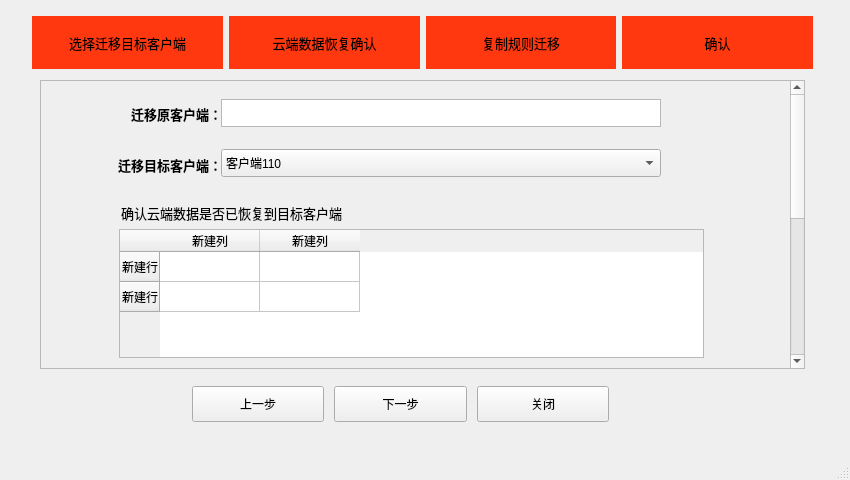
<?xml version="1.0" encoding="UTF-8"?>
<ui version="4.0">
 <class>MainWindow</class>
 <widget class="QMainWindow" name="MainWindow">
  <property name="geometry">
   <rect>
    <x>0</x>
    <y>0</y>
    <width>850</width>
    <height>480</height>
   </rect>
  </property>
  <property name="windowTitle">
   <string>MainWindow</string>
  </property>
  <widget class="QWidget" name="centralwidget">
   <widget class="QStackedWidget" name="stackedWidget_content">
    <property name="geometry">
     <rect>
      <x>40</x>
      <y>80</y>
      <width>771</width>
      <height>291</height>
     </rect>
    </property>
    <property name="currentIndex">
     <number>3</number>
    </property>
    <widget class="QWidget" name="page_1">
     <widget class="QLabel" name="label_6">
      <property name="geometry">
       <rect>
        <x>60</x>
        <y>71</y>
        <width>121</width>
        <height>31</height>
       </rect>
      </property>
      <property name="font">
       <font>
        <family>微软雅黑</family>
        <pointsize>10</pointsize>
        <weight>75</weight>
        <bold>true</bold>
       </font>
      </property>
      <property name="text">
       <string>迁移目标客户端：</string>
      </property>
      <property name="alignment">
       <set>Qt::AlignRight|Qt::AlignTrailing|Qt::AlignVCenter</set>
      </property>
     </widget>
     <widget class="QComboBox" name="comboBox">
      <property name="geometry">
       <rect>
        <x>180</x>
        <y>71</y>
        <width>440</width>
        <height>28</height>
       </rect>
      </property>
      <item>
       <property name="text">
        <string>客户端110</string>
       </property>
      </item>
      <item>
       <property name="text">
        <string>客户端111</string>
       </property>
      </item>
      <item>
       <property name="text">
        <string>客户端112</string>
       </property>
      </item>
      <item>
       <property name="text">
        <string>客户端113</string>
       </property>
      </item>
      <item>
       <property name="text">
        <string>客户端115</string>
       </property>
      </item>
     </widget>
     <widget class="QTextBrowser" name="textBrowser">
      <property name="geometry">
       <rect>
        <x>180</x>
        <y>21</y>
        <width>440</width>
        <height>28</height>
       </rect>
      </property>
     </widget>
     <widget class="QLabel" name="label_5">
      <property name="geometry">
       <rect>
        <x>90</x>
        <y>20</y>
        <width>91</width>
        <height>31</height>
       </rect>
      </property>
      <property name="font">
       <font>
        <family>微软雅黑</family>
        <pointsize>10</pointsize>
        <weight>75</weight>
        <bold>true</bold>
       </font>
      </property>
      <property name="text">
       <string>迁移原客户端：</string>
      </property>
      <property name="alignment">
       <set>Qt::AlignRight|Qt::AlignTrailing|Qt::AlignVCenter</set>
      </property>
     </widget>
    </widget>
    <widget class="QWidget" name="page_2">
     <widget class="QLabel" name="label_10">
      <property name="geometry">
       <rect>
        <x>90</x>
        <y>19</y>
        <width>391</width>
        <height>31</height>
       </rect>
      </property>
      <property name="font">
       <font>
        <family>微软雅黑</family>
        <pointsize>10</pointsize>
        <weight>50</weight>
        <bold>false</bold>
       </font>
      </property>
      <property name="text">
       <string>确认云数据是否已经恢复到目标客户端：</string>
      </property>
      <property name="alignment">
       <set>Qt::AlignLeading|Qt::AlignLeft|Qt::AlignVCenter</set>
      </property>
     </widget>
     <widget class="QTableWidget" name="tableWidget">
      <property name="geometry">
       <rect>
        <x>88</x>
        <y>56</y>
        <width>585</width>
        <height>129</height>
       </rect>
      </property>
      <row>
       <property name="text">
        <string>新建行</string>
       </property>
      </row>
      <row>
       <property name="text">
        <string>新建行</string>
       </property>
      </row>
      <column>
       <property name="text">
        <string>新建列</string>
       </property>
      </column>
      <column>
       <property name="text">
        <string>新建列</string>
       </property>
      </column>
     </widget>
     <widget class="QCheckBox" name="checkBox">
      <property name="geometry">
       <rect>
        <x>88</x>
        <y>188</y>
        <width>545</width>
        <height>37</height>
       </rect>
      </property>
      <property name="text">
       <string>请确认：上述恢复列表已经包含了您所需要恢复的所有数据</string>
      </property>
      <property name="tristate">
       <bool>false</bool>
      </property>
     </widget>
    </widget>
    <widget class="QWidget" name="page_3">
     <widget class="QLabel" name="label_12">
      <property name="geometry">
       <rect>
        <x>90</x>
        <y>24</y>
        <width>391</width>
        <height>31</height>
       </rect>
      </property>
      <property name="font">
       <font>
        <family>微软雅黑</family>
        <pointsize>10</pointsize>
        <weight>50</weight>
        <bold>false</bold>
       </font>
      </property>
      <property name="text">
       <string>复制规则列表</string>
      </property>
      <property name="alignment">
       <set>Qt::AlignLeading|Qt::AlignLeft|Qt::AlignVCenter</set>
      </property>
     </widget>
     <widget class="QTableWidget" name="tableWidget_3">
      <property name="geometry">
       <rect>
        <x>88</x>
        <y>56</y>
        <width>585</width>
        <height>129</height>
       </rect>
      </property>
      <row>
       <property name="text">
        <string>新建行</string>
       </property>
      </row>
      <row>
       <property name="text">
        <string>新建行</string>
       </property>
      </row>
      <column>
       <property name="text">
        <string>新建列</string>
       </property>
      </column>
      <column>
       <property name="text">
        <string>新建列</string>
       </property>
      </column>
     </widget>
     <widget class="QCheckBox" name="checkBox_3">
      <property name="geometry">
       <rect>
        <x>88</x>
        <y>212</y>
        <width>545</width>
        <height>37</height>
       </rect>
      </property>
      <property name="text">
       <string>请确认：上述规则将迁移到新客户端，原客户端上的所有原则将被删除。</string>
      </property>
      <property name="tristate">
       <bool>false</bool>
      </property>
     </widget>
     <widget class="QLabel" name="label_13">
      <property name="geometry">
       <rect>
        <x>88</x>
        <y>192</y>
        <width>141</width>
        <height>31</height>
       </rect>
      </property>
      <property name="font">
       <font>
        <family>微软雅黑</family>
        <pointsize>10</pointsize>
        <weight>50</weight>
        <bold>false</bold>
       </font>
      </property>
      <property name="text">
       <string>迁移原客户端操作系统：</string>
      </property>
      <property name="alignment">
       <set>Qt::AlignLeading|Qt::AlignLeft|Qt::AlignVCenter</set>
      </property>
     </widget>
     <widget class="QLabel" name="label_14">
      <property name="geometry">
       <rect>
        <x>336</x>
        <y>192</y>
        <width>141</width>
        <height>31</height>
       </rect>
      </property>
      <property name="font">
       <font>
        <family>微软雅黑</family>
        <pointsize>10</pointsize>
        <weight>50</weight>
        <bold>false</bold>
       </font>
      </property>
      <property name="text">
       <string>迁移目标户端操作系统：</string>
      </property>
      <property name="alignment">
       <set>Qt::AlignLeading|Qt::AlignLeft|Qt::AlignVCenter</set>
      </property>
     </widget>
    </widget>
    <widget class="QWidget" name="page_7">
     <widget class="QScrollArea" name="scrollArea">
      <property name="geometry">
       <rect>
        <x>0</x>
        <y>0</y>
        <width>765</width>
        <height>289</height>
       </rect>
      </property>
      <property name="verticalScrollBarPolicy">
       <enum>Qt::ScrollBarAlwaysOn</enum>
      </property>
      <property name="horizontalScrollBarPolicy">
       <enum>Qt::ScrollBarAlwaysOff</enum>
      </property>
      <property name="widgetResizable">
       <bool>true</bool>
      </property>
      <widget class="QWidget" name="scrollAreaWidgetContents">
       <property name="enabled">
        <bool>true</bool>
       </property>
       <property name="geometry">
        <rect>
         <x>0</x>
         <y>0</y>
         <width>746</width>
         <height>600</height>
        </rect>
       </property>
       <property name="minimumSize">
        <size>
         <width>0</width>
         <height>600</height>
        </size>
       </property>
       <widget class="QComboBox" name="comboBox_3">
        <property name="geometry">
         <rect>
          <x>180</x>
          <y>68</y>
          <width>440</width>
          <height>28</height>
         </rect>
        </property>
        <item>
         <property name="text">
          <string>客户端110</string>
         </property>
        </item>
        <item>
         <property name="text">
          <string>客户端111</string>
         </property>
        </item>
        <item>
         <property name="text">
          <string>客户端112</string>
         </property>
        </item>
        <item>
         <property name="text">
          <string>客户端113</string>
         </property>
        </item>
        <item>
         <property name="text">
          <string>客户端115</string>
         </property>
        </item>
       </widget>
       <widget class="QTextBrowser" name="textBrowser_3">
        <property name="geometry">
         <rect>
          <x>180</x>
          <y>18</y>
          <width>440</width>
          <height>28</height>
         </rect>
        </property>
       </widget>
       <widget class="QLabel" name="label_9">
        <property name="geometry">
         <rect>
          <x>60</x>
          <y>68</y>
          <width>121</width>
          <height>31</height>
         </rect>
        </property>
        <property name="font">
         <font>
          <family>微软雅黑</family>
          <pointsize>10</pointsize>
          <weight>75</weight>
          <bold>true</bold>
         </font>
        </property>
        <property name="text">
         <string>迁移目标客户端：</string>
        </property>
        <property name="alignment">
         <set>Qt::AlignRight|Qt::AlignTrailing|Qt::AlignVCenter</set>
        </property>
       </widget>
       <widget class="QLabel" name="label_15">
        <property name="geometry">
         <rect>
          <x>90</x>
          <y>17</y>
          <width>91</width>
          <height>31</height>
         </rect>
        </property>
        <property name="font">
         <font>
          <family>微软雅黑</family>
          <pointsize>10</pointsize>
          <weight>75</weight>
          <bold>true</bold>
         </font>
        </property>
        <property name="text">
         <string>迁移原客户端：</string>
        </property>
        <property name="alignment">
         <set>Qt::AlignRight|Qt::AlignTrailing|Qt::AlignVCenter</set>
        </property>
       </widget>
       <widget class="QTableWidget" name="tableWidget_5">
        <property name="geometry">
         <rect>
          <x>78</x>
          <y>148</y>
          <width>585</width>
          <height>129</height>
         </rect>
        </property>
        <row>
         <property name="text">
          <string>新建行</string>
         </property>
        </row>
        <row>
         <property name="text">
          <string>新建行</string>
         </property>
        </row>
        <column>
         <property name="text">
          <string>新建列</string>
         </property>
        </column>
        <column>
         <property name="text">
          <string>新建列</string>
         </property>
        </column>
       </widget>
       <widget class="QLabel" name="label_19">
        <property name="geometry">
         <rect>
          <x>80</x>
          <y>116</y>
          <width>391</width>
          <height>31</height>
         </rect>
        </property>
        <property name="font">
         <font>
          <family>微软雅黑</family>
          <pointsize>10</pointsize>
          <weight>50</weight>
          <bold>false</bold>
         </font>
        </property>
        <property name="text">
         <string>确认云端数据是否已恢复到目标客户端</string>
        </property>
        <property name="alignment">
         <set>Qt::AlignLeading|Qt::AlignLeft|Qt::AlignVCenter</set>
        </property>
       </widget>
       <widget class="QCheckBox" name="checkBox_5">
        <property name="geometry">
         <rect>
          <x>80</x>
          <y>288</y>
          <width>581</width>
          <height>37</height>
         </rect>
        </property>
        <property name="text">
         <string>请确认：上述恢复列表已经包含了您所需要恢复的所有数据，其余未恢复的数据不需要恢复到新客户端</string>
        </property>
        <property name="tristate">
         <bool>false</bool>
        </property>
       </widget>
       <widget class="QLabel" name="label_16">
        <property name="geometry">
         <rect>
          <x>72</x>
          <y>504</y>
          <width>141</width>
          <height>31</height>
         </rect>
        </property>
        <property name="font">
         <font>
          <family>微软雅黑</family>
          <pointsize>10</pointsize>
          <weight>50</weight>
          <bold>false</bold>
         </font>
        </property>
        <property name="text">
         <string>迁移原客户端操作系统：</string>
        </property>
        <property name="alignment">
         <set>Qt::AlignLeading|Qt::AlignLeft|Qt::AlignVCenter</set>
        </property>
       </widget>
       <widget class="QLabel" name="label_17">
        <property name="geometry">
         <rect>
          <x>74</x>
          <y>336</y>
          <width>391</width>
          <height>31</height>
         </rect>
        </property>
        <property name="font">
         <font>
          <family>微软雅黑</family>
          <pointsize>10</pointsize>
          <weight>50</weight>
          <bold>false</bold>
         </font>
        </property>
        <property name="text">
         <string>复制规则列表</string>
        </property>
        <property name="alignment">
         <set>Qt::AlignLeading|Qt::AlignLeft|Qt::AlignVCenter</set>
        </property>
       </widget>
       <widget class="QLabel" name="label_18">
        <property name="geometry">
         <rect>
          <x>320</x>
          <y>504</y>
          <width>141</width>
          <height>31</height>
         </rect>
        </property>
        <property name="font">
         <font>
          <family>微软雅黑</family>
          <pointsize>10</pointsize>
          <weight>50</weight>
          <bold>false</bold>
         </font>
        </property>
        <property name="text">
         <string>迁移目标户端操作系统：</string>
        </property>
        <property name="alignment">
         <set>Qt::AlignLeading|Qt::AlignLeft|Qt::AlignVCenter</set>
        </property>
       </widget>
       <widget class="QCheckBox" name="checkBox_4">
        <property name="geometry">
         <rect>
          <x>72</x>
          <y>524</y>
          <width>545</width>
          <height>37</height>
         </rect>
        </property>
        <property name="text">
         <string>请确认：上述规则将迁移到新客户端，原客户端上的所有原则将被删除。</string>
        </property>
        <property name="tristate">
         <bool>false</bool>
        </property>
       </widget>
       <widget class="QTableWidget" name="tableWidget_4">
        <property name="geometry">
         <rect>
          <x>72</x>
          <y>368</y>
          <width>585</width>
          <height>129</height>
         </rect>
        </property>
        <row>
         <property name="text">
          <string>新建行</string>
         </property>
        </row>
        <row>
         <property name="text">
          <string>新建行</string>
         </property>
        </row>
        <column>
         <property name="text">
          <string>新建列</string>
         </property>
        </column>
        <column>
         <property name="text">
          <string>新建列</string>
         </property>
        </column>
       </widget>
       <widget class="QWidget" name="widget_2" native="true">
        <property name="geometry">
         <rect>
          <x>60</x>
          <y>16</y>
          <width>120</width>
          <height>80</height>
         </rect>
        </property>
       </widget>
      </widget>
     </widget>
    </widget>
   </widget>
   <widget class="QWidget" name="title_widget" native="true">
    <property name="geometry">
     <rect>
      <x>32</x>
      <y>16</y>
      <width>781</width>
      <height>53</height>
     </rect>
    </property>
    <layout class="QHBoxLayout" name="horizontalLayout">
     <item>
      <widget class="QLabel" name="label">
       <property name="font">
        <font>
         <family>微软雅黑</family>
         <pointsize>10</pointsize>
        </font>
       </property>
       <property name="autoFillBackground">
        <bool>false</bool>
       </property>
       <property name="styleSheet">
        <string notr="true">background-color: rgb(255, 56, 16);
border-color: rgb(19, 42, 255);</string>
       </property>
       <property name="text">
        <string>选择迁移目标客户端</string>
       </property>
       <property name="alignment">
        <set>Qt::AlignCenter</set>
       </property>
      </widget>
     </item>
     <item>
      <widget class="QLabel" name="label_2">
       <property name="font">
        <font>
         <family>微软雅黑</family>
         <pointsize>10</pointsize>
         <weight>50</weight>
         <bold>false</bold>
        </font>
       </property>
       <property name="autoFillBackground">
        <bool>false</bool>
       </property>
       <property name="styleSheet">
        <string notr="true">background-color: rgb(255, 56, 16);
border-color: rgb(19, 42, 255);</string>
       </property>
       <property name="text">
        <string>云端数据恢复确认</string>
       </property>
       <property name="alignment">
        <set>Qt::AlignCenter</set>
       </property>
      </widget>
     </item>
     <item>
      <widget class="QLabel" name="label_3">
       <property name="font">
        <font>
         <family>微软雅黑</family>
         <pointsize>10</pointsize>
        </font>
       </property>
       <property name="autoFillBackground">
        <bool>false</bool>
       </property>
       <property name="styleSheet">
        <string notr="true">background-color: rgb(255, 56, 16);
border-color: rgb(19, 42, 255);</string>
       </property>
       <property name="text">
        <string>复制规则迁移</string>
       </property>
       <property name="alignment">
        <set>Qt::AlignCenter</set>
       </property>
      </widget>
     </item>
     <item>
      <widget class="QLabel" name="label_4">
       <property name="font">
        <font>
         <family>微软雅黑</family>
         <pointsize>10</pointsize>
        </font>
       </property>
       <property name="autoFillBackground">
        <bool>false</bool>
       </property>
       <property name="styleSheet">
        <string notr="true">background-color: rgb(255, 56, 16);
border-color: rgb(19, 42, 255);</string>
       </property>
       <property name="text">
        <string>确认</string>
       </property>
       <property name="alignment">
        <set>Qt::AlignCenter</set>
       </property>
      </widget>
     </item>
    </layout>
   </widget>
   <widget class="QWidget" name="widget" native="true">
    <property name="geometry">
     <rect>
      <x>192</x>
      <y>372</y>
      <width>417</width>
      <height>65</height>
     </rect>
    </property>
    <layout class="QHBoxLayout" name="horizontalLayout_2">
     <property name="spacing">
      <number>10</number>
     </property>
     <item>
      <widget class="QPushButton" name="button_previous">
       <property name="minimumSize">
        <size>
         <width>120</width>
         <height>36</height>
        </size>
       </property>
       <property name="text">
        <string>上一步</string>
       </property>
      </widget>
     </item>
     <item>
      <widget class="QPushButton" name="button_next">
       <property name="minimumSize">
        <size>
         <width>120</width>
         <height>36</height>
        </size>
       </property>
       <property name="text">
        <string>下一步</string>
       </property>
      </widget>
     </item>
     <item>
      <widget class="QPushButton" name="button_close">
       <property name="minimumSize">
        <size>
         <width>120</width>
         <height>36</height>
        </size>
       </property>
       <property name="text">
        <string>关闭</string>
       </property>
      </widget>
     </item>
    </layout>
   </widget>
   <zorder>widget</zorder>
   <zorder>title_widget</zorder>
   <zorder>stackedWidget_content</zorder>
  </widget>
  <widget class="QMenuBar" name="menubar">
   <property name="geometry">
    <rect>
     <x>0</x>
     <y>0</y>
     <width>850</width>
     <height>23</height>
    </rect>
   </property>
  </widget>
  <widget class="QStatusBar" name="statusbar"/>
 </widget>
 <tabstops>
  <tabstop>button_previous</tabstop>
  <tabstop>button_next</tabstop>
  <tabstop>comboBox</tabstop>
  <tabstop>textBrowser</tabstop>
  <tabstop>button_close</tabstop>
 </tabstops>
 <resources/>
 <connections/>
</ui>
